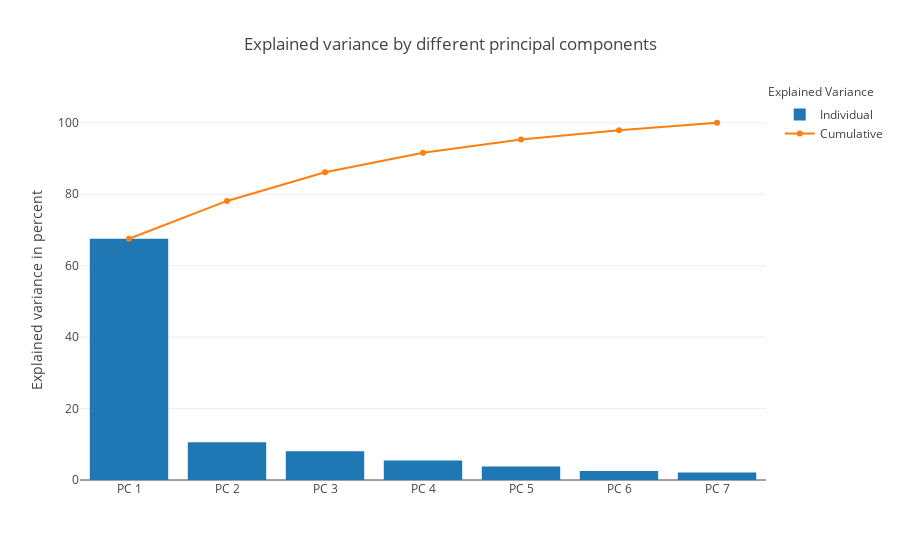

The notebook cell saved with this chart:
### Markdown cell above
#### Singular Vector Decomposition (SVD)

### Code cell
tot = sum(eig_vals)
var_exp = [(i / tot)*100 for i in sorted(eig_vals, reverse=True)]
cum_var_exp = np.cumsum(var_exp)

trace1 = dict(
    type='bar',
    x=['PC %s' %i for i in range(1,8)],
    y=var_exp,
    name='Individual'
)

trace2 = dict(
    type='scatter',
    x=['PC %s' %i for i in range(1,8)], 
    y=cum_var_exp,
    name='Cumulative'
)

data = [trace1, trace2]

layout=dict(
    title='Explained variance by different principal components',
    yaxis=dict(
        title='Explained variance in percent'
    ),
    annotations=list([
        dict(
            x=1.16,
            y=1.05,
            xref='paper',
            yref='paper',
            text='Explained Variance',
            showarrow=False,
        )
    ])
)

fig = dict(data=data, layout=layout)
iplot(fig, filename='pc plot')

### Figure 1 — Plotly figure (JSON) as saved in the notebook; plotly's stock layout.template omitted (floating-point values rounded to 4 significant figures)
{"data": [{"name": "Individual", "type": "bar", "uid": "52808e56-c8cd-478e-8e4b-bce379a49c13", "x": ["PC 1", "PC 2", "PC 3", "PC 4", "PC 5", "PC 6", "PC 7"], "y": [67.52, 10.6, 8.023, 5.434, 3.767, 2.547, 2.114]}, {"name": "Cumulative", "type": "scatter", "uid": "7d741660-de1e-4890-8906-314f3ba70e95", "x": ["PC 1", "PC 2", "PC 3", "PC 4", "PC 5", "PC 6", "PC 7"], "y": [67.52, 78.12, 86.14, 91.57, 95.34, 97.89, 100.0]}], "layout": {"annotations": [{"showarrow": false, "text": "Explained Variance", "x": 1.16, "xref": "paper", "y": 1.05, "yref": "paper"}], "title": {"text": "Explained variance by different principal components"}, "yaxis": {"title": {"text": "Explained variance in percent"}}}}
